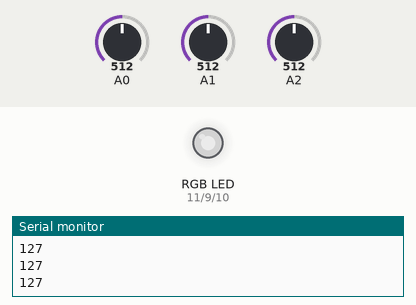
The sketch below on a simulated Arduino Uno, built with avr-gcc and run on an emulated ATmega328P. Shown: an RGB LED mixed from three pins (HIGH = lit), the last lines printed to the serial monitor. The inputs (shaded band) are chosen by the test bench; at power-on: A0 = 512, A1 = 512, A2 = 512. Dim RGB values are drawn brighter than linear.

Above: at 1.2 s.
1.3 s: A0 set to 716
At 2.1 s:
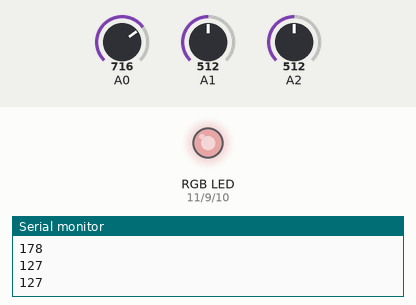
2.8 s: A1 set to 900
At 3.8 s:
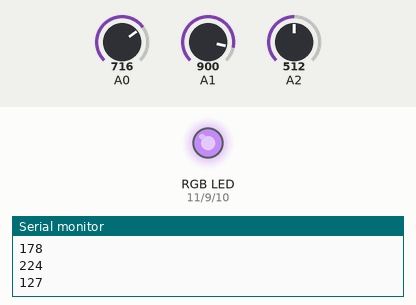
4.3 s: A2 set to 122
At 5.5 s:
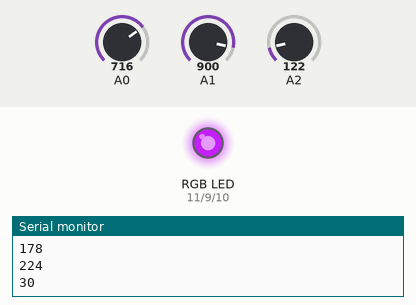
5.8 s: A2 set to 0
At 7.0 s:
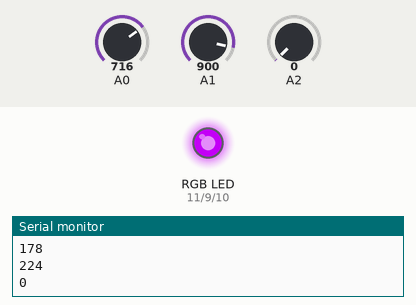
7.3 s: A0 set to 1023
At 8.5 s:
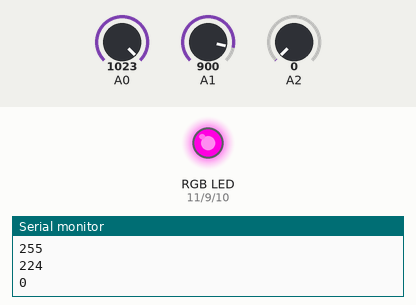
8.8 s: A1 set to 306
At 9.3 s:
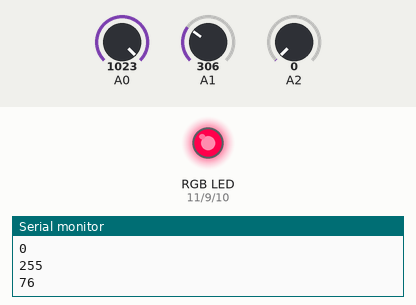
Timing chart, 0 to 11.3 s (numbered marks = the images above; inputs shaded):
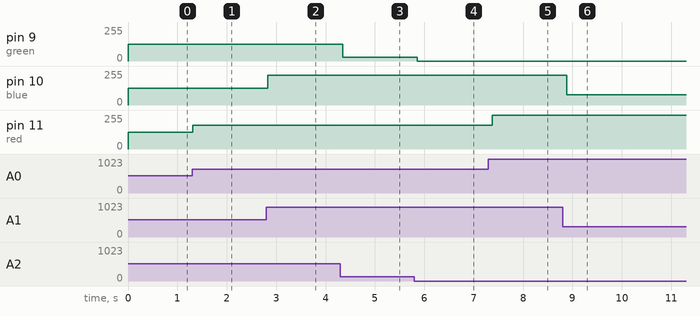

The sketch:

Led_rgb.ino
```cpp
int x,y,z;
const int red=11; // Chân Red
const int blue=10;// Chân Blue
const int green=9;// Chân Green
void setup()
{
  Serial.begin(9600);
  pinMode(red, OUTPUT);
  pinMode(blue, OUTPUT);
  pinMode(green, OUTPUT);
}
void loop()
{
   x=map(analogRead(A0),0,1023,0,255);
   y=map(analogRead(A1),0,1023,0,255);
   z=map(analogRead(A2),0,1023,0,255);
  analogWrite(red, x);
  analogWrite(blue, y);
  analogWrite(green, z);
  Serial.println(x);
  Serial.println(y);
  Serial.println(z);
  delay(100);
}
```

Measured:
- after the input at 1.3 s, pin 11 (red): 127/255 → 178/255 at once
- after the input at 2.8 s, pin 10 (blue): 127/255 → 224/255 at once
- after the input at 4.3 s, pin 9 (green): 127/255 → 30/255 at once
- after the input at 5.8 s, pin 9 (green): 30/255 → 0/255 after 0.06 s
- after the input at 7.3 s, pin 11 (red): 178/255 → 255/255 after 0.07 s
- after the input at 8.8 s, pin 10 (blue): 224/255 → 76/255 after 0.09 s
